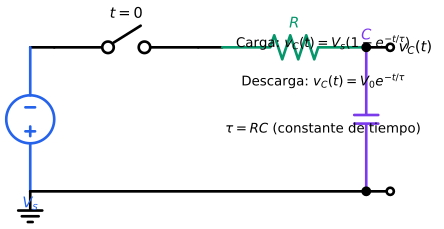

This figure's Python source:
#!/usr/bin/env python3
"""
fig_01_circuito_rc.py - Circuito RC de primer orden
Genera: fig_01_circuito_rc.svg

Muestra: Circuito RC con constante de tiempo τ = RC
"""

import os
import sys
sys.path.insert(0, os.path.join(os.path.dirname(__file__), '..', '..', '..', '00-META', 'tools'))

import schemdraw
import schemdraw.elements as elm
from styles.style_config import apply_style, COLORS

apply_style()

BASE_NAME = os.path.join(os.path.dirname(__file__), 
                         os.path.splitext(os.path.basename(__file__))[0])
OUTPUT_SVG = BASE_NAME + '.svg'
OUTPUT_PNG = BASE_NAME + '.png'

with schemdraw.Drawing(show=False) as d:
    d.config(unit=3, fontsize=11)
    
    # Fuente de voltaje con switch
    d += (sw := elm.Switch().right().label('$t=0$', loc='top'))
    d += elm.Line().right().length(0.5)
    
    # Resistor
    d += (R := elm.Resistor().right().label('$R$', loc='top').color(COLORS['secondary']))
    
    # Punto de conexión
    d += (mid := elm.Dot())
    d += elm.Line().right().length(0.5)
    d += elm.Dot(open=True).label('$v_C(t)$', loc='right')
    
    # Capacitor
    d.push()
    d += (C := elm.Capacitor().at(mid.center).down().label('$C$', loc='right').color(COLORS['capacitor']))
    d += (bot := elm.Dot())
    d.pop()
    
    # Fuente de voltaje
    d += elm.Line().at(sw.start).left().length(0.5)
    d += (V := elm.SourceV().down().label('$V_s$', loc='left').color(COLORS['primary']))
    
    # Cerrar circuito
    d += elm.Line().right().to(bot.center)
    d += elm.Line().right().length(0.5)
    d += elm.Dot(open=True)
    
    # Tierra
    d += elm.Ground().at(V.end)
    
    # Fórmulas
    d += elm.Label().at((5.5, 0)).label(r'Carga: $v_C(t) = V_s(1 - e^{-t/\tau})$', fontsize=10)
    d += elm.Label().at((5.5, -0.8)).label(r'Descarga: $v_C(t) = V_0 e^{-t/\tau}$', fontsize=10)
    d += elm.Label().at((5.5, -1.8)).label(r'$\tau = RC$ (constante de tiempo)', fontsize=10)

    d.save(OUTPUT_SVG)
    d.save(OUTPUT_PNG, dpi=150)

print(f"✓ Generado: {OUTPUT_SVG}")
print(f"✓ Generado: {OUTPUT_PNG}")
